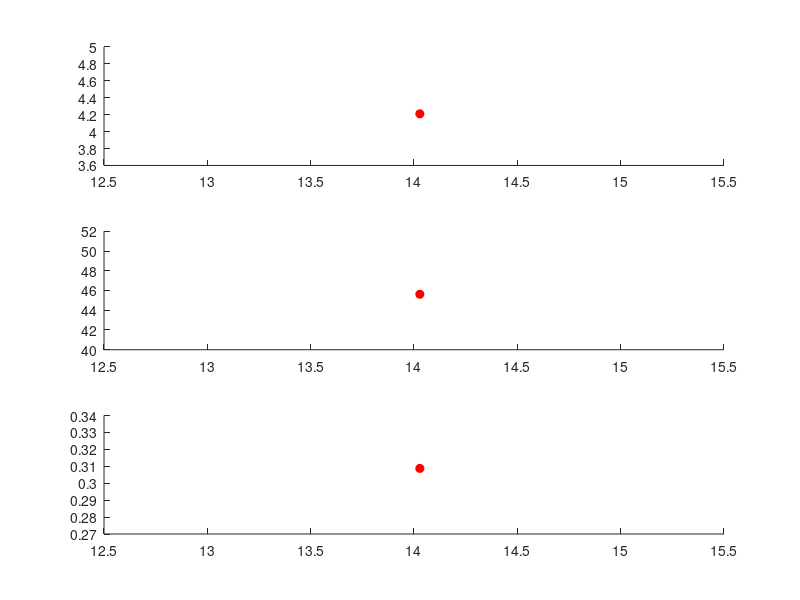

MATLAB code for this plot: (Note: this script raises an error after producing the figure.)
% ------------------------------------------------------------------------
% TIME COURSE SIMULATION OF THE OPTIMAL INDUCTION REGIME
% ------------------------------------------------------------------------
% Ahmad A. Mannan
% 24/11/2020
% ------------------------------------------------------------------------

function A2_TimeCourseSim

%%
% Define optimal induction regime:
load('IndParams')
load('ObjVals')
% optPos = find(min(ObjVals(:,1)) == ObjVals);
pos = 5;
ip = IndParams(pos,:);

% Indicate this point in Figure 1 plots:
figure(1)
subplot(3,1,1)
hold on
plot(ObjVals(pos,1),ObjVals(pos,2),'ro','MarkerSize',6,'MarkerFaceColor','r')
hold off
subplot(3,1,2)
hold on
plot(ObjVals(pos,1),IndParams(pos,1),'ro','MarkerSize',6,'MarkerFaceColor','r')
hold off
subplot(3,1,3)
hold on
plot(ObjVals(pos,1),IndParams(pos,2),'ro','MarkerSize',6,'MarkerFaceColor','r')
hold off
%%
% Define optimal parameters:
pOpt = Model2_Dyn_Params;
pOpt([23,24]) = ip;

% Simulate time course dynamics of this solution:
[t,x] = m_TimeCourseDynSim(pOpt,'COMP',100);

%
% Plot time course dynamics:
figure(3); clf

subplot(2,1,1) % plot time course of OA
plot(t,x(:,7),'k-','LineWidth',2)
xlabel('Time (h)'); ylabel('Oleic acid (\mu M)')
set(gca,'XScale','log')
xlim([4e-2,100])

subplot(2,1,2) % plot time course of FadR, TetR and complex (C)
plot(t,x(:,1),'-','LineWidth',2,'Color','b') % FadR
hold on
plot(t,x(:,6),'-','LineWidth',2,'Color','r') % TetR
plot(t,x(:,4),'-','LineWidth',2,'Color',[0.7,0.7,0.7]) % complex
plot([4e-2,100],[0.05,0.05],'k--')
hold off
xlabel('Time (h)'); ylabel('Concentration (\mu M)')
legend('FadR','TetR','Complex','Location','NorthWest')
set(gca,'XScale','log','YScale','log')
xlim([4e-2,100])
ylim([5e-3,3])
